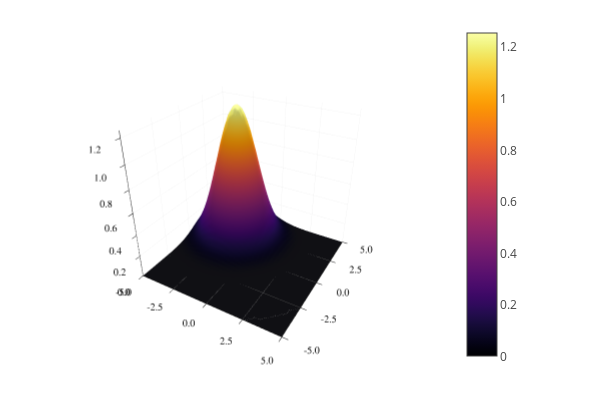

The code cell stored with this chart in its notebook:
### Code cell
using Plots; plotlyjs()
using LinearAlgebra
using SymPy
using BenchmarkTools

q, q0, q1, q2, qf = symbols("q q_0 q_1 q_2 q_F", real = true)
m, t, t0, t1, t2, tf = symbols("m t t_0 t_1 t_2 t_F", real = true, positive = true)
q0p, q1p, q2p, qfp = symbols("q^{\\prime}_0 q^{\\prime}_1 q^{\\prime}_2 q^{\\prime}_F", real = true)
a, b, c, d, e, f = symbols("a b c d e f")
s1, s2, p1, p2, σ1, σ2 = symbols("s_1 s_2 p_1 p_2 σ_1 σ_2")

freePropagator(finPos, startPos, finTime, startTime = 0, m = 1) = sqrt(m / (2 * pi * im * (finTime - startTime))) * exp(im * m / (2 * (finTime - startTime)) * (finPos - startPos)^2)  
freePropagatorC(qf, qfp, q0, q0p, tf, t0) = freePropagator(qf, q0, tf, t0) + freePropagator(qfp, q0p, tf, t0)

initStateFunction(q0, q0p, σ1, s1, p1, σ2, s2, p2) = (1//2 * pi * σ1)^(1//4) * exp(-(q0 - s1)^2 / (4 * σ1^2) + im * p1 * q0) * (1//2 * pi * σ2)^(1//4) * exp(-(q0p - s2)^2 / (4 * σ2^2) + im * p2 * q0p)

maxPos = 5
minPos = -5
stepPos = 0.25

pos1Vect = collect(minPos:stepPos:maxPos)
pos2Vect = collect(minPos:stepPos:maxPos)
posVectSize = size(pos1Vect, 1)
posMat = [(i, j) for i in pos1Vect, j in pos2Vect]

posToIndex(pos) = Int32((pos - minPos) / stepPos  + 1)

initState(q) = initStateFunction(q[1], q[2], 1, 2, 2, 1, -2, -2)
initMat = initState.(posMat)
initMat = round.(initMat, digits = 7)

surface(pos1Vect, pos2Vect, abs.(initMat))

### Figure 1 — Plotly figure (JSON) as saved in the notebook; plotly's stock layout.template omitted (floating-point values rounded to 4 significant figures; data arrays with more than 128 entries replaced by an {"elided": "..."} marker saying what was removed)
{"data": [{"colorbar": {"len": 0.9525, "title": "", "x": 0.7615, "y": 0.5139}, "colorscale": {"elided": "256x2 mixed values"}, "name": "y1", "opacity": null, "scene": "scene", "showlegend": false, "showscale": true, "type": "surface", "x": [-5, -4.75, -4.5, -4.25, -4, -3.75, -3.5, -3.25, -3, -2.75, -2.5, -2.25, -2, -1.75, -1.5, -1.25, -1, -0.75, -0.5, -0.25, 0, 0.25, 0.5, 0.75, 1, 1.25, 1.5, 1.75, 2, 2.25, 2.5, 2.75, 3, 3.25, 3.5, 3.75, 4, 4.25, 4.5, 4.75, 5], "xaxis": "x", "y": [-5, -4.75, -4.5, -4.25, -4, -3.75, -3.5, -3.25, -3, -2.75, -2.5, -2.25, -2, -1.75, -1.5, -1.25, -1, -0.75, -0.5, -0.25, 0, 0.25, 0.5, 0.75, 1, 1.25, 1.5, 1.75, 2, 2.25, 2.5, 2.75, 3, 3.25, 3.5, 3.75, 4, 4.25, 4.5, 4.75, 5], "yaxis": "y", "z": {"elided": "41x41 float values"}, "zaxis": "z", "zmax": 1.253, "zmin": 0}], "layout": {"annotations": [], "height": 400, "legend": {"bgcolor": "rgba(255, 255, 255, 1.000)", "bordercolor": "rgba(0, 0, 0, 1.000)", "borderwidth": 1, "font": {"color": "rgba(0, 0, 0, 1.000)", "family": "sans-serif", "size": 11}, "title": {"font": {"color": "rgba(0, 0, 0, 1.000)", "family": "sans-serif", "size": 15}, "text": ""}, "tracegroupgap": 0, "traceorder": "normal", "x": 1, "xanchor": "auto", "y": 1, "yanchor": "auto"}, "margin": {"b": 20, "l": 0, "r": 0, "t": 20}, "paper_bgcolor": "rgba(255, 255, 255, 1.000)", "plot_bgcolor": "rgba(255, 255, 255, 1.000)", "scene": {"camera": {"eye": {"x": 1.126, "y": -1.95, "z": 1.3}, "projection": "orthographic"}, "domain": {"x": [0.06582, 0.7615], "y": [0.03762, 0.9902]}, "xaxis": {"gridcolor": "rgba(0, 0, 0, 0.100)", "gridwidth": 0.5, "linecolor": "rgba(0, 0, 0, 1.000)", "mirror": false, "range": [-5, 5], "showgrid": true, "showline": true, "showticklabels": true, "tickangle": 0, "tickcolor": "rgb(0, 0, 0)", "tickfont": {"color": "rgba(0, 0, 0, 1.000)", "family": "sans-serif", "size": 11}, "tickmode": "array", "ticks": "inside", "ticktext": ["-5.0", "-2.5", "0.0", "2.5", "5.0"], "tickvals": [-5, -2.5, 0, 2.5, 5], "title": "", "titlefont": {"color": "rgba(0, 0, 0, 1.000)", "family": "sans-serif", "size": 15}, "type": "-", "visible": true, "zeroline": false, "zerolinecolor": "rgba(0, 0, 0, 1.000)"}, "yaxis": {"gridcolor": "rgba(0, 0, 0, 0.100)", "gridwidth": 0.5, "linecolor": "rgba(0, 0, 0, 1.000)", "mirror": false, "range": [-5, 5], "showgrid": true, "showline": true, "showticklabels": true, "tickangle": 0, "tickcolor": "rgb(0, 0, 0)", "tickfont": {"color": "rgba(0, 0, 0, 1.000)", "family": "sans-serif", "size": 11}, "tickmode": "array", "ticks": "inside", "ticktext": ["-5.0", "-2.5", "0.0", "2.5", "5.0"], "tickvals": [-5, -2.5, 0, 2.5, 5], "title": "", "titlefont": {"color": "rgba(0, 0, 0, 1.000)", "family": "sans-serif", "size": 15}, "type": "-", "visible": true, "zeroline": false, "zerolinecolor": "rgba(0, 0, 0, 1.000)"}, "zaxis": {"gridcolor": "rgba(0, 0, 0, 0.100)", "gridwidth": 0.5, "linecolor": "rgba(0, 0, 0, 1.000)", "mirror": false, "range": [0, 1.253], "showgrid": true, "showline": true, "showticklabels": true, "tickangle": 0, "tickcolor": "rgb(0, 0, 0)", "tickfont": {"color": "rgba(0, 0, 0, 1.000)", "family": "sans-serif", "size": 11}, "tickmode": "array", "ticks": "inside", "ticktext": ["0.0", "0.2", "0.4", "0.6", "0.8", "1.0", "1.2"], "tickvals": [0, 0.2, 0.4, 0.6, 0.8, 1, 1.2], "title": "", "titlefont": {"color": "rgba(0, 0, 0, 1.000)", "family": "sans-serif", "size": 15}, "type": "-", "visible": true, "zeroline": false, "zerolinecolor": "rgba(0, 0, 0, 1.000)"}}, "showlegend": true, "width": 600}}
